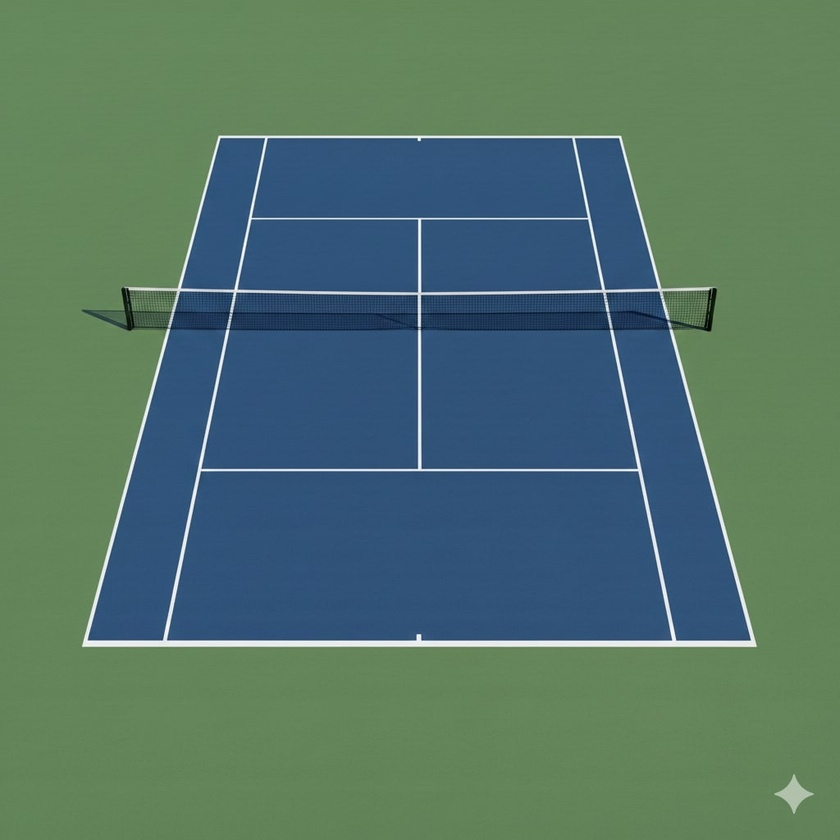
#> input picture court_detector/src/input/court.jpg, 840 x 840 px, shrunk from 1024 x 1024 before the run
$ python -i court_region.py   (imports and definitions only)
#> lines starting #> are read from the running program, lines starting #| are printed output that depends on the picture; after the words box and inside, x2 and y2 are one past the last pixel; in counts of white or black regions, pixels touching at a corner belong together
#> further down, picture is the input picture: shape (840, 840, 3); mean B, G, R 104.3, 116, 83.3
import cv2
import numpy as np

def extract_court_region(img):
    hsv = cv2.cvtColor(img, cv2.COLOR_BGR2HSV)
#> hsv: shape (840, 840, 3); mean H, S, V 73.5, 106.2, 130

    # Broad green/blue court range (broadcast-safe)
    lower = np.array([30, 30, 30])
    upper = np.array([140, 255, 255])

    mask = cv2.inRange(hsv, lower, upper)
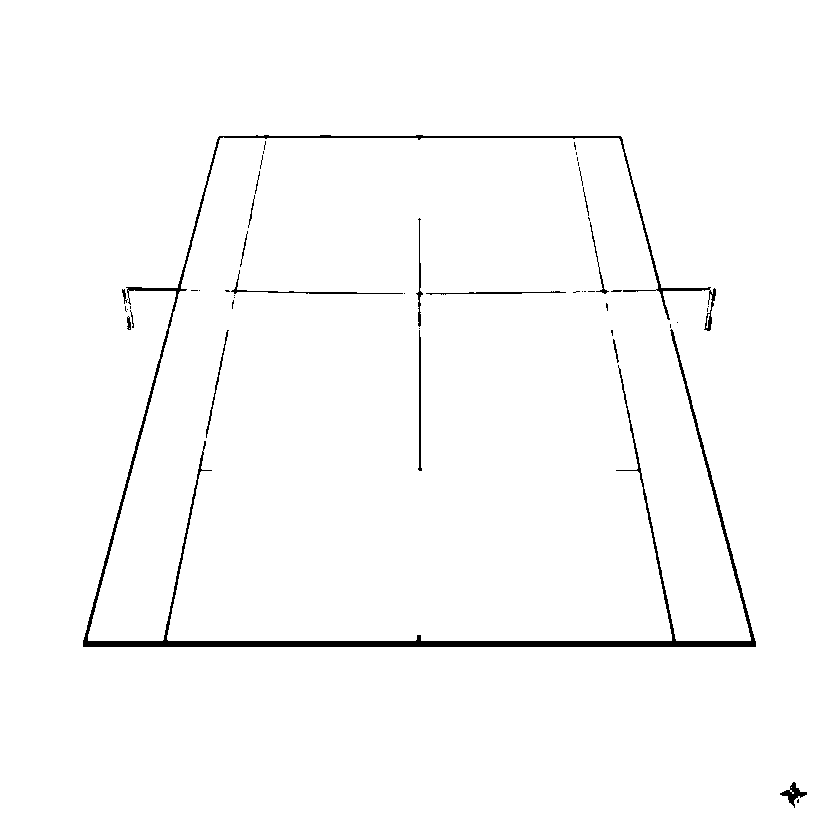
#> mask: shape (840, 840); 98.4% white; 48 black regions (32 under 20 px), largest, box (x1, y1, x2, y2) and area: (83, 135, 756, 647) 9429, (231, 270, 403, 294) 287, (418, 330, 422, 471) 280

    kernel = cv2.getStructuringElement(cv2.MORPH_RECT, (25, 25))
    mask = cv2.morphologyEx(mask, cv2.MORPH_CLOSE, kernel)
#> mask: shape (840, 840); every value is 255

    court = cv2.bitwise_and(img, img, mask=mask)
    return court, mask

>>> import cv2
>>> picture = cv2.imread('../../court_detector/src/input/court.jpg')
>>> result = extract_court_region(picture)
